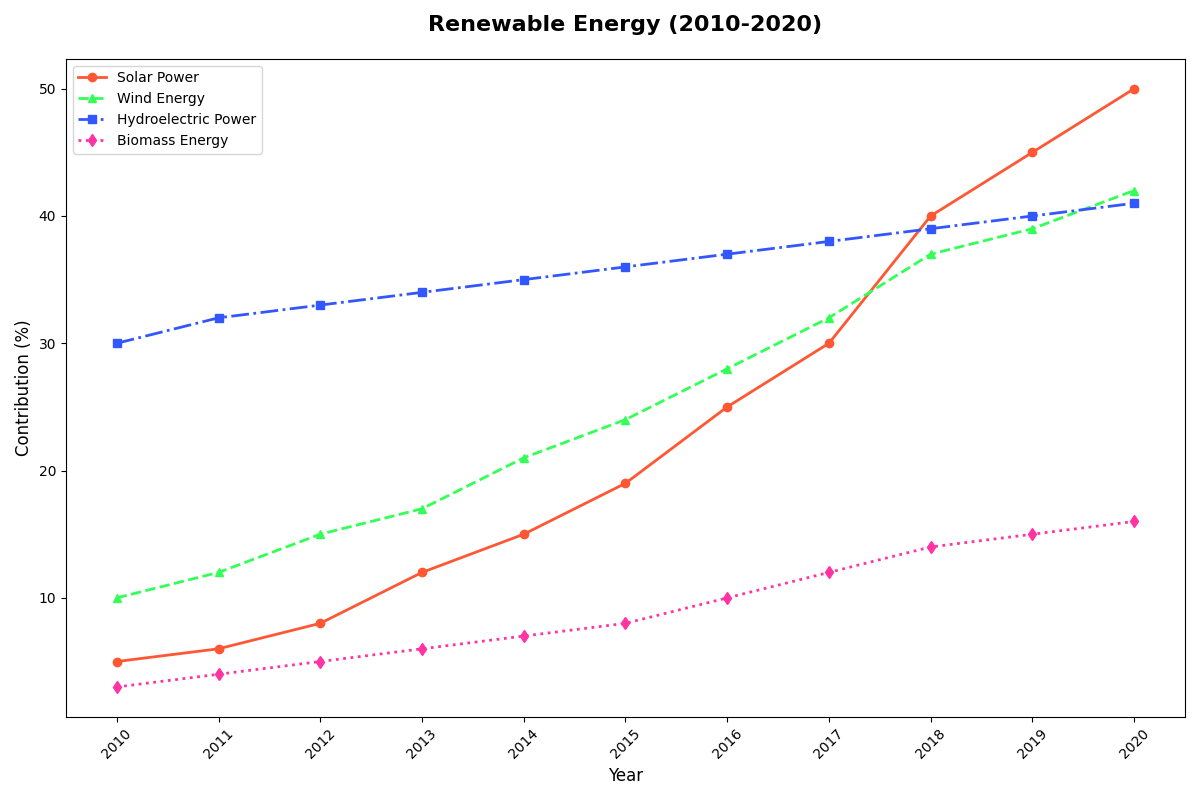

Write Python code to recreate this figure.
import matplotlib.pyplot as plt
import numpy as np

years = np.arange(2010, 2021)

solar_power = [5, 6, 8, 12, 15, 19, 25, 30, 40, 45, 50]
wind_energy = [10, 12, 15, 17, 21, 24, 28, 32, 37, 39, 42]
hydroelectric_power = [30, 32, 33, 34, 35, 36, 37, 38, 39, 40, 41]
biomass_energy = [3, 4, 5, 6, 7, 8, 10, 12, 14, 15, 16]  # New data series added

plt.figure(figsize=(12, 8))

new_colors = ['#FF5733', '#33FF57', '#3357FF', '#FF33A1']

plt.plot(years, solar_power, marker='o', linestyle='-', color=new_colors[0], linewidth=2)
plt.plot(years, wind_energy, marker='^', linestyle='--', color=new_colors[1], linewidth=2)
plt.plot(years, hydroelectric_power, marker='s', linestyle='-.', color=new_colors[2], linewidth=2)
plt.plot(years, biomass_energy, marker='d', linestyle=':', color=new_colors[3], linewidth=2)  # Plot new data series

plt.title('Renewable Energy (2010-2020)', fontsize=16, fontweight='bold', pad=20)
plt.xlabel('Year', fontsize=12)
plt.ylabel('Contribution (%)', fontsize=12)

plt.xticks(years, rotation=45)
plt.legend(['Solar Power', 'Wind Energy', 'Hydroelectric Power', 'Biomass Energy'], loc='upper left')

plt.tight_layout()
plt.show()
